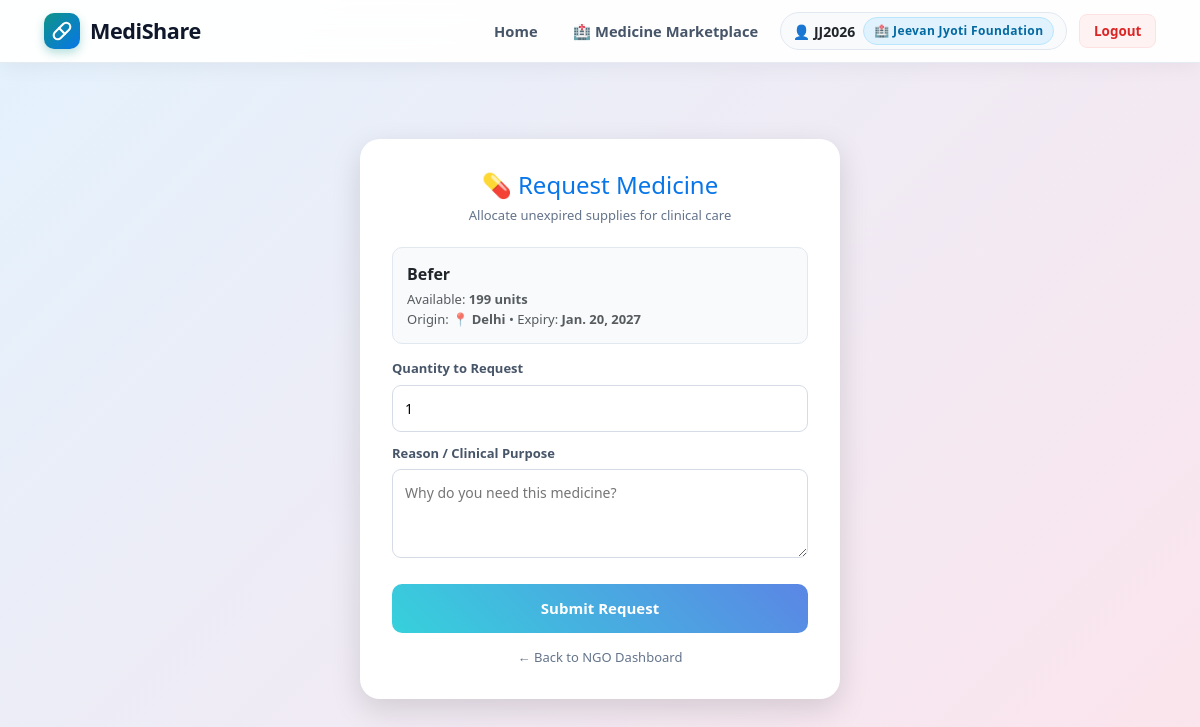
The page /request/152/ (signed in) on the database its author committed.
### core/models.py (models this page shows, shortened)
class User(AbstractUser):
    ROLE_CHOICES = (
        ('DONOR', 'Donor'),
        ('NGO', 'NGO'),
    )
    role = models.CharField(max_length=10, choices=ROLE_CHOICES, default='DONOR')
    phone = models.CharField(max_length=15, blank=True, null=True)
    address = models.TextField(blank=True, null=True)
    ngo_name = models.CharField(max_length=200, blank=True, null=True)
    NGO_STATUS_CHOICES = (
        ('PENDING', 'Pending Verification'),
        ('APPROVED', 'Approved'),
        ('REJECTED', 'Rejected'),
    )
    ngo_reg_number = models.CharField(max_length=100, blank=True, null=True)
    ngo_document = models.FileField(upload_to='ngo_documents/', blank=True, null=True)
    is_verified_ngo = models.BooleanField(default=False)
    ngo_verification_status = models.CharField(max_length=20, choices=NGO_STATUS_CHOICES, default='PENDING')

class MedicineDonation(models.Model):
    STATUS_CHOICES = [
        ('PENDING', 'Pending'),
        ('APPROVED', 'Approved'),
        ('REJECTED', 'Rejected'),
    ]
    PACKAGING_CHOICES = [
        ('SEALED_BLISTER', 'Original Sealed Blister/Strip'),
        ('INTACT_BOTTLE', 'Unopened Bottle with Intact Seal'),
        ('ORIGINAL_BOX', 'Original Intact Box/Vial Pack'),
        ('OPENED_DAMAGED', 'Opened or Damaged Packaging (Ineligible)'),
    ]
    STORAGE_CHOICES = [
        ('ROOM_TEMPERATURE', 'Room Temperature (< 25°C)'),
        ('COLD_CHAIN', 'Refrigerated / Cold Chain (2°C - 8°C)'),
        ('COOL_DRY', 'Cool & Dry Place (< 30°C)'),
    ]
    donor = models.ForeignKey(User, on_delete=models.CASCADE)
    medicine_name = models.CharField(max_length=100)
    quantity = models.IntegerField()
    expiry_date = models.DateField()
    city = models.CharField(max_length=100)
    batch_number = models.CharField(max_length=50, blank=True, null=True, default='')
    manufacturer = models.CharField(max_length=100, blank=True, null=True, default='')
    packaging_condition = models.CharField(max_length=30, choices=PACKAGING_CHOICES, default='SEALED_BLISTER')
    is_opened = models.BooleanField(default=False)
    storage_conditions = models.CharField(max_length=30, choices=STORAGE_CHOICES, default='ROOM_TEMPERATURE')
    prescription_required = models.BooleanField(default=False)
    authenticity_declared = models.BooleanField(default=True)
    status = models.CharField(max_length=10, choices=STATUS_CHOICES, default='PENDING')
    image = models.ImageField(upload_to='medicine_images/', blank=True, null=True)

### core/views.py (the view, shortened to what this page needs)
# urls.py: path('request/<int:id>/', views.request_medicine, name='request_medicine'),
@login_required
@never_cache
def request_medicine(request, id):
    if request.user.is_superuser:
        return redirect('admin_dashboard')
    if request.user.role != 'NGO':
        return redirect('dashboard')
    if not getattr(request.user, 'is_verified_ngo', False):
        messages.error(request, "Access restricted: Only verified NGOs can request medicines.")
        return redirect('ngo_pending_approval')
    donation = get_object_or_404(
        MedicineDonation,
        id=id
    )
    if donation.expiry_date < date.today():
        messages.error(
            request,
            "Expired medicine."
        )
        return redirect('ngo_dashboard')
    return render(
        request,
        'request_form.html',
        {'donation': donation}
    )

### core/templates/request_form.html (shortened to what this page needs)
<!DOCTYPE html>
<html>
<head>
<link href="https://cdn.jsdelivr.net/npm/bootstrap@5.3.0/dist/css/bootstrap.min.css" rel="stylesheet">
</head>
<body>
{% include 'navbar.html' %}
<div class="request-page-wrapper">
<div class="box">
    <div class="header">
        <h2>💊 Request Medicine</h2>
        <p>Allocate unexpired supplies for clinical care</p>
    </div>
    <div class="info-card">
        <div class="fw-bold fs-6 text-dark mb-1">{{ donation.medicine_name }}</div>
        <div class="text-muted">Available: <strong>{{ donation.quantity }} units</strong></div>
        <div class="text-muted">Origin: <strong>📍 {{ donation.city }}</strong> &bull; Expiry: <strong>{{ donation.expiry_date }}</strong></div>
    </div>
    <form method="POST">
        <label>Quantity to Request</label>
        <input
            type="number"
            name="quantity"
            min="1"
            max="{{ donation.quantity }}"
            value="1"
            required
        >
        <label>Reason / Clinical Purpose</label>
        <textarea
            name="reason"
            rows="3"
            placeholder="Why do you need this medicine?"
            required
        ></textarea>
        <button type="submit">
            Submit Request
        </button>
    </form>
    <a href="/ngo/" class="back">
        ← Back to NGO Dashboard
    </a>
</div>
</div>
</body>
</html>

### core/templates/navbar.html (shortened to what this page needs)
<nav class="navbar navbar-expand-lg medishare-navbar">
  <div class="container-fluid px-lg-4">
    <a class="medishare-brand" href="/">
      <div class="medishare-brand-icon">
        <svg width="20" height="20" viewBox="0 0 24 24" fill="none" stroke="currentColor" stroke-width="2.5" stroke-linecap="round" stroke-linejoin="round">
          <path d="m10.5 20.5 10-10a4.95 4.95 0 1 0-7-7l-10 10a4.95 4.95 0 1 0 7 7Z"></path>
          <path d="m8.5 8.5 7 7"></path>
        </svg>
      </div>
      <span>MediShare</span>
    </a>
    <div class="collapse navbar-collapse justify-content-end" id="medishareNavbar">
      <ul class="navbar-nav align-items-lg-center gap-2 mt-3 mt-lg-0">
        <li class="nav-item">
          <a class="medishare-nav-link" href="/">
            <span>Home</span>
          </a>
        </li>
        {% if user.is_authenticated %}
          {% if user.is_superuser %}
            <li class="nav-item">
              <a class="medishare-nav-link text-primary fw-bold" href="{% url 'admin_dashboard' %}">
                <span>🛡️ Admin Portal</span>
              </a>
            </li>
          {% elif user.role == 'NGO' %}
            <li class="nav-item">
              <a class="medishare-nav-link text-primary fw-bold" href="{% url 'ngo_dashboard' %}">
                <span>🏥 Medicine Marketplace</span>
              </a>
            </li>
          {% endif %}
          <li class="nav-item">
            <div class="user-badge-pill">
              <span class="fw-semibold text-dark small">👤 {{ user.username }}</span>
              {% if user.is_superuser %}
                <span class="medishare-role-badge badge-role-admin">👑 Admin</span>
              {% elif user.role == 'NGO' %}
                <span class="medishare-role-badge badge-role-ngo">🏥 {{ user.ngo_name|default:"NGO Partner" }}</span>
              {% else %}
                <span class="medishare-role-badge badge-role-donor">💙 Donor</span>
              {% endif %}
            </div>
          </li>
          <li class="nav-item ms-lg-1">
            <a class="btn-nav-logout" href="{% url 'logout' %}">
              <span>Logout</span>
            </a>
          </li>
        {% endif %}
      </ul>
    </div>
  </div>
</nav>

### core/templates/request_form.html (style rules this page uses)
* { box-sizing:border-box }
body { margin:0; background:linear-gradient(135deg,#e3f2fd,#fce4ec); font-family:'Segoe UI',sans-serif; min-height:100vh; display:flex; flex-direction:column; }
.request-page-wrapper { flex:1; display:flex; align-items:center; justify-content:center; padding:25px 15px 50px; }
.box { width:480px; max-width:100%; background:white; padding:32px; border-radius:20px; box-shadow:0 10px 30px #0002; }
.header { text-align:center; margin-bottom:22px; }
.header h2 { color:#0876e8; margin:0 0 6px; font-size:24px; }
.header p { color:#64748b; font-size:13px; margin:0; }
label { display:block; margin:12px 0 6px; font-size:13px; color:#475569; font-weight:600; }
input, textarea { width:100%; padding:12px; border:1px solid #d5dce5; border-radius:9px; outline:none; font-size:14px; }
button { width:100%; padding:13px; margin-top:20px; background:linear-gradient(45deg,#36d1dc,#5b86e5); color:white; border:0; border-radius:10px; font-size:15px; font-weight:600; cursor:pointer; }
.back { display:block; text-align:center; margin-top:15px; color:#64748b; text-decoration:none; font-size:13px; }
.info-card { background:#f8fafc; border:1px solid #e2e8f0; border-radius:10px; padding:14px; margin-bottom:15px; font-size:13px; }

### core/templates/navbar.html (style rules this page uses)
.medishare-navbar { background: rgba(255, 255, 255, 0.94) !important; backdrop-filter: blur(12px); -webkit-backdrop-filter: blur(12px); border-bottom: 1px solid rgba(226, 232, 240, 0.85); box-shadow: 0 4px 20px rgba(15, 23, 42, 0.05); padding: 0.75rem 1.25rem; position: sticky; top: 0; z-index: 1040; transition: all 0.25s ease; }
.medishare-brand { display: flex; align-items: center; gap: 10px; font-weight: 800; font-size: 1.35rem; color: #0f172a !important; text-decoration: none; letter-spacing: -0.02em; }
.medishare-brand-icon { width: 36px; height: 36px; background: linear-gradient(135deg, #0d9488, #0876e8); border-radius: 10px; display: flex; align-items: center; justify-content: center; color: #ffffff; font-size: 1.15rem; box-shadow: 0 4px 10px rgba(13, 148, 136, 0.3); flex-shrink: 0; }
.medishare-nav-link { font-weight: 600; color: #475569 !important; padding: 0.45rem 0.85rem !important; border-radius: 8px; font-size: 0.92rem; text-decoration: none; display: inline-flex; align-items: center; gap: 6px; transition: all 0.2s ease; }
.medishare-role-badge { font-size: 0.75rem; font-weight: 700; letter-spacing: 0.03em; padding: 4px 10px; border-radius: 9999px; display: inline-flex; align-items: center; gap: 4px; }
.badge-role-ngo { background-color: #e0f2fe; color: #0369a1; border: 1px solid #bae6fd; }
.btn-nav-logout { color: #dc2626; background: #fef2f2; border: 1px solid #fee2e2; font-weight: 600; font-size: 0.84rem; border-radius: 8px; padding: 0.4rem 0.85rem; text-decoration: none; display: inline-flex; align-items: center; gap: 5px; transition: all 0.2s ease; }
.user-badge-pill { background: #f8fafc; border: 1px solid #e2e8f0; border-radius: 9999px; padding: 4px 12px; display: inline-flex; align-items: center; gap: 8px; }

### rows shown on the page
User: username "JJ2026", ngo_name "Jeevan Jyoti Foundation"
MedicineDonation: medicine_name "Befer", quantity "199", city "Delhi", expiry_date "Jan. 20, 2027"
